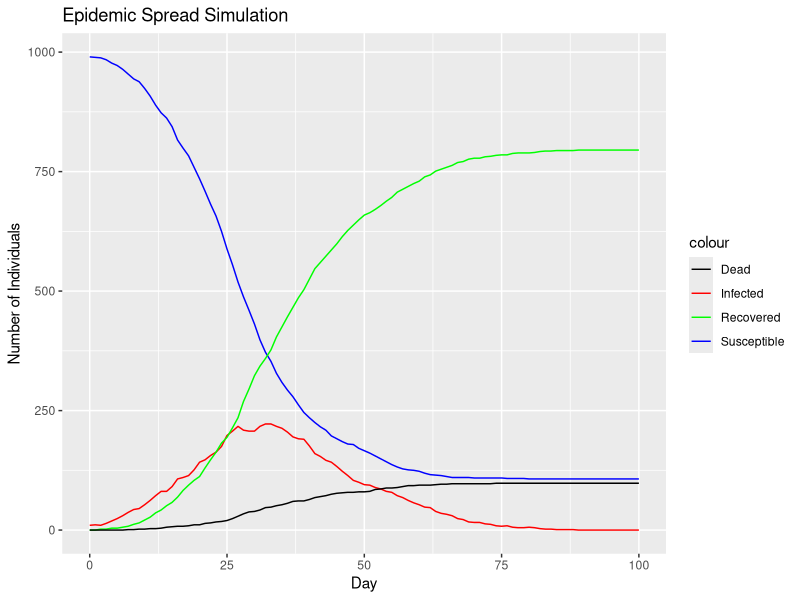

Recreate this plot in R.
## ---- chunk 1
knitr::opts_chunk$set(echo = TRUE)
## ---- chunk 2
library(ggplot2)

# Postavljanje parametara simulacije 
population_size <- 1000
initial_infected <- 10
infection_prob <- 0.05
recovery_rate <- 0.1  
death_rate <- 0.01
num_days <- 100

# Generiranje podataka o dobi i stopi kontakata
age_groups <- sample(
  c("0-19", "20-39", "40-59", "60+"),
  population_size,
  replace = TRUE,
  prob = c(0.2, 0.3, 0.3, 0.2)
  )

contact_rate <- ifelse(age_groups == "0-19",6,
                       ifelse(age_groups == "20-39", 8,
                              ifelse(age_groups == "40-59", 5, 3)))

susceptibility <- ifelse(age_groups == "60+", 1.5, 1)
## ---- chunk 3
# Inicijalizacija statusa pojedinaca i podataka  
status <- rep("susceptible", population_size)
status[sample(population_size, initial_infected)] <- "infected"

data <- data.frame(
  day = 0,
  susceptible = population_size - initial_infected,
  infected = initial_infected,
  recovered = 0,
  dead = 0)
## ---- chunk 4
set.seed(123)

for (day in 1:num_days) {
  
  # Inicijalizacija brojača za novi dan
  new_infected <- 0
  new_recovered <- 0
  new_dead <- 0
  
  for (i in 1:population_size) {
    if (status[i] == "infected") {
      
      # Simulacija ishoda za zaraženog pojedinca
      if (runif(1) < death_rate) {
        status[i] <- "dead"
        new_dead <- new_dead + 1
      } else if (runif(1) < recovery_rate) {
        status[i] <- "recovered"
        new_recovered <- new_recovered + 1
      } else {
        
        # Zaraza podložnih kontakata
        contacts <- sample(population_size, contact_rate[i], replace = TRUE)
        for (contact in contacts) {
          if (status[contact] == "susceptible" &&
              runif(1) < infection_prob * susceptibility[contact]) {
            status[contact] <- "infected"
            new_infected <- new_infected + 1
          }
        }
      }
    }
  }
  
  # Ažuriranje ukupnih brojeva nakon dana simulacije
  susceptible_count <- sum(status == "susceptible")
  infected_count <- sum(status == "infected")
  recovered_count <- sum(status == "recovered")
  dead_count <- sum(status == "dead")
  
  # Spremanje rezultata za taj dan
  data <- rbind(data, data.frame(
    day = day,
    susceptible = susceptible_count,
    infected = infected_count,
    recovered = recovered_count,
    dead = dead_count))
}
## ---- chunk 5
ggplot(data, aes(x = day)) +
  geom_line(aes(y = susceptible, colour = "Susceptible")) +
  geom_line(aes(y = infected, colour = "Infected")) +
  geom_line(aes(y = recovered, colour = "Recovered")) +
  geom_line(aes(y = dead, colour = "Dead")) +
  labs(title = "Epidemic Spread Simulation", x = "Day", y = "Number of Individuals") +
  scale_colour_manual(values = c(
    "Susceptible" = "blue",
    "Infected" = "red",
    "Recovered" = "green",
    "Dead" = "black"))
